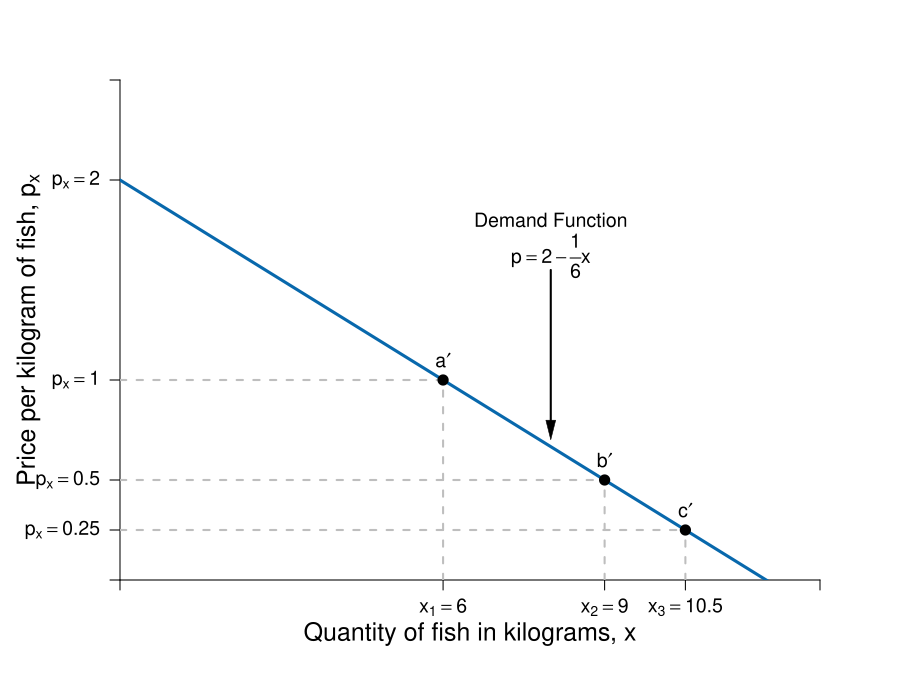

Write R code to recreate this figure.
require(shape)
pdf(file = "indmarketdemand/offer_demand.pdf", width = 9, height = 7)

#Set parameters for graphics
axislabelsize <- 1.5
labelsize <- 1.2
graphlinewidth <- 3
segmentlinewidth <- 2

COL <- c("#7fc97f", "#beaed4", "#fdc086", "#ffff99", "#386cb0", "#f0027f", "#bf5b17", "#666666")
COLA <- c("#99d8c9","#66c2a4","#41ae76", "#238b45", "#005824")
COLB <- c("#4eb3d3", "#2b8cbe", "#0868ac","#084081")

#Edited the margins to cater for the larger LHS labels
par(mar =  c(6, 6, 4, 4))

mrsA <- function(x, rmax = 10, xmax = 20) {
  rmax - (rmax/xmax)*x
}


uA <- function(x, y, rmax = 2, xmax = 12) {
  y + rmax*x - (1/2)*(rmax/xmax)*x^2
}

indiffA1 <- function(x, uA = 10, rmax = 2.5, xmax = 10) {
  uA - rmax*x + (1/2)*(rmax/xmax)*(x^2)
}

offerCurve <- function(x, w, rmax = 2, xmax = 12) {
  w - rmax*x + (rmax/xmax)*x^2
}

bcA <- function(x, w = 20, p = 2) {
  w - p*x
}


xlims <- c(0, 13)
ylims <- c(0, 2.5)

npts <- 501 
x <- seq(xlims[1], xlims[2], length.out = npts)
y <- seq(ylims[1], ylims[2], length.out = npts) 
a <- c(13, 16.75, 19.25)

plot(0, 0, xlim = xlims, ylim = ylims, type = "n",
     xlab = expression(paste("")),
     ylab = expression(paste("")), 
     xaxt = "n", 
     yaxt = "n", 
     cex.lab = axislabelsize, 
     bty = "n",
     xaxs="i", 
     yaxs="i")

# ticksy <- seq(from = ylims[1], to = ylims[2], by = 2)
# ylabels <- seq(from = ylims[1], to = ylims[2], by = 2)
# ticksx <- seq(from = xlims[1], to = xlims[2], by = 2)
# xlabels <- seq(from = xlims[1], to = xlims[2], by = 2)
ticksy <- c(0, 0.25, 0.5, 1, 2, ylims[2])
ylabels <- c(NA, expression(paste(p[x] == 0.25)), expression(paste(p[x]==0.5)), expression(paste(p[x]==1)), expression(paste(p[x]==2)), NA)
ticksx <- c(0, 6, 9, 10.5,  xlims[2])
xlabels <- c(NA, expression(paste(x[1]) == 6), expression(paste(x[2])==9), expression(paste(x[3])==10.5), NA)




axis(1, at = ticksx, pos = 0, labels = xlabels, cex.axis = labelsize)
axis(2, at = ticksy, pos = 0, labels = ylabels, las = 1, cex.axis = labelsize)

npts <- 500 
xx1 <- seq(xlims[1], xlims[2], length.out = npts)

#lines(xx1, bcA(xx1, w = 10, p = 1.5), col = COLB[3], lwd = graphlinewidth)
lines(xx1, mrsA(xx1, rmax = 2, xmax = 12), col = COLB[3], lwd = graphlinewidth)
#lines(xx1, bcA(xx1, w = 10, p = 0.5), col = COLB[3], lwd = graphlinewidth)
#lines(xx1, bcA(xx1, w = 10, p = 0.25), col = COLB[3], lwd = graphlinewidth)


#Label the axes
mtext(expression(paste("Quantity of fish in kilograms, ", x)), side=1, line = 2.5, cex = axislabelsize)
text(-1.7, 0.5*ylims[2], expression(paste("Price per kilogram of fish, ", p[x])), xpd = TRUE, cex = axislabelsize, srt = 90) 

#Label the indifference curves
# text(11.8, 1.3, expression(u[1]))
# text(11.8, 5.1, expression(u[2]))
# text(11.8, 7.6, expression(u[3]))

#Label the price lines
# text(8, 0.9, expression(paste(pl[1], ", ", p[x] == 0.25)))
# text(11.3, 3.75, expression(paste(pl[2], ", ", p[x] == 0.5)))
# text(11.3, 6.8, expression(paste(pl[3], ", ", p[x] == 1)))

#Label the offer curve
text(8, 1.8, expression("Demand Function"), cex = labelsize)
text(8, 1.62, expression(p == 2 - frac(1,6)*x), cex = labelsize)
Arrows(8, 1.55, 8, 0.75, col = "black", lty = 1, lwd = 2, arr.type = "triangle", arr.lwd = 0.5)

#Add the offer curve (superimposed on the indifference curves tangent to the price lines)
#xx2 <- seq(2, xlims[2], length.out = npts)
#lines(xx2, offerCurve(xx2, w = 10, rmax = 2, xmax = 12), col = COL[3], lwd = graphlinewidth)

#Segments for points on Offer curve
segments(0, 1, 6, 1, lty = 2, col = "gray" , lwd = segmentlinewidth)
segments(6, 0, 6, 1, lty = 2, col = "gray" , lwd = segmentlinewidth)
segments(0, 0.5, 9, 0.5, lty = 2, col = "gray" , lwd = segmentlinewidth)
segments(9, 0, 9, 0.5, lty = 2, col = "gray" , lwd = segmentlinewidth)
segments(0, 0.25, 10.5, 0.25, lty = 2, col = "gray" , lwd = segmentlinewidth)
segments(10.5, 0, 10.5, 0.25, lty = 2, col = "gray" , lwd = segmentlinewidth)

#Annotate points on offer curve mrs = p for each of p = 1, 0.5, 0.25
#Where mrs = 2 - (1/6)*x
points(6, 1, pch = 16, col = "black", cex = 1.5)
points(9, 0.5, pch = 16, col = "black", cex = 1.5)
points(10.5, 0.25, pch = 16, col = "black", cex = 1.5)

text(6, 1.1, expression(paste(a*minute)), cex = labelsize)
text(9, 0.6, expression(paste(b*minute)), cex = labelsize)
text(10.5, 0.35, expression(paste(c*minute)), cex = labelsize)

dev.off()
